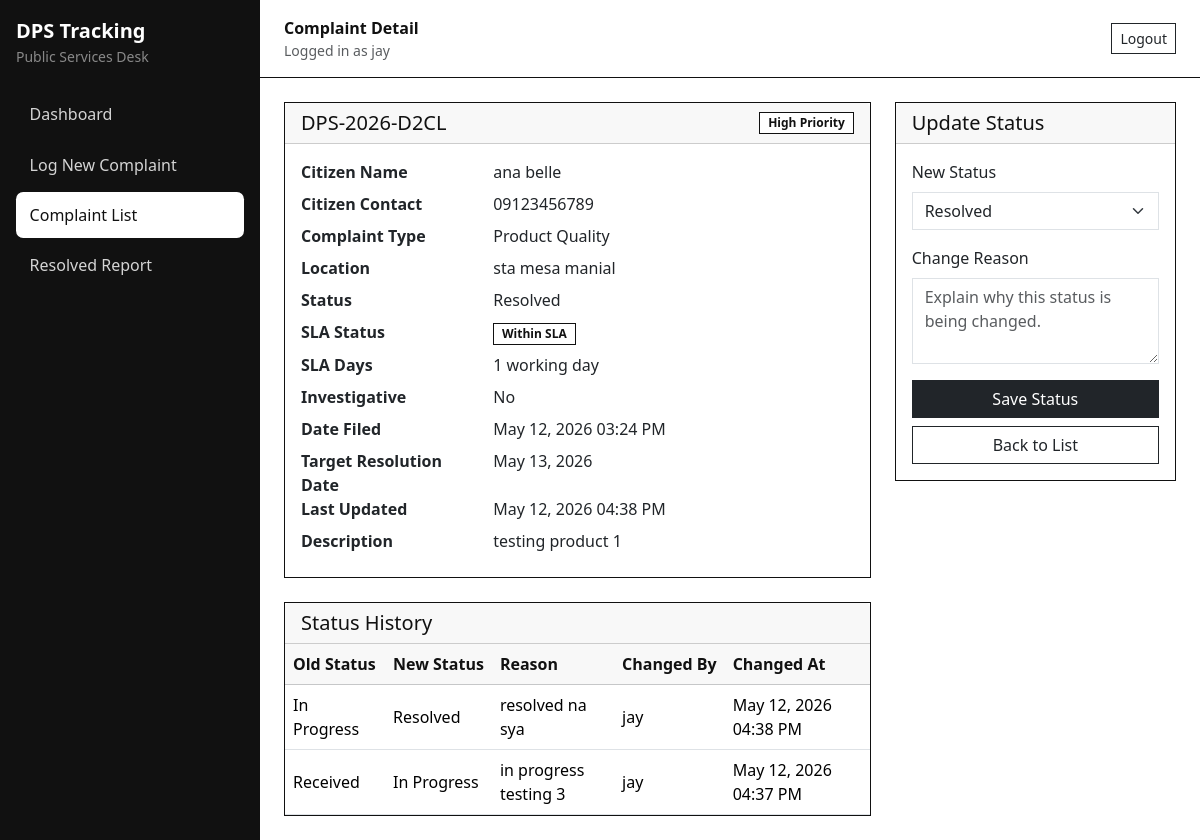
Page /complaints/DPS-2026-D2CL/ (signed in) on the committed database.
### complaints/models.py (models this page shows, shortened)
class Complaint(models.Model):
    class ComplaintType(models.TextChoices):
        PRODUCT_QUALITY = "Product Quality", "Product Quality"
        BILLING_DISPUTES = "Billing Disputes", "Billing Disputes"
        STAFF_CONDUCT = "Staff Conduct", "Staff Conduct"
    class Priority(models.TextChoices):
        LOW = "Low", "Low"
        MEDIUM = "Medium", "Medium"
        HIGH = "High", "High"
    complaint_id = models.CharField(max_length=20, unique=True, db_index=True, editable=False)
    citizen_name = models.CharField(max_length=150)
    citizen_contact = models.CharField(max_length=150)
    complaint_type = models.CharField(max_length=50, choices=ComplaintType.choices)
    location = models.CharField(max_length=255)
    description = models.TextField()
    status = models.ForeignKey(Status, on_delete=models.PROTECT, related_name="complaints")
    priority_assignment = models.CharField(max_length=10, choices=Priority.choices, default=Priority.LOW)
    target_resolution_date = models.DateField(blank=True, null=True)
    sla_days = models.PositiveSmallIntegerField(default=0)
    is_investigative = models.BooleanField(default=False)
    date_filed = models.DateTimeField(auto_now_add=True)  # Server timestamp when saved.
    updated_at = models.DateTimeField(auto_now=True)
    class Meta:
        ordering = ["-date_filed"]

class Status(models.Model):
    RECEIVED = "Received"
    IN_PROGRESS = "In Progress"
    RESOLVED = "Resolved"
    REJECTED = "Rejected"
    CHOICES = [
        (RECEIVED, RECEIVED),
        (IN_PROGRESS, IN_PROGRESS),
        (RESOLVED, RESOLVED),
        (REJECTED, REJECTED),
    ]
    status_id = models.AutoField(primary_key=True)
    status_name = models.CharField(max_length=20, unique=True, choices=CHOICES)
    class Meta:
        ordering = ["status_id"]
        verbose_name_plural = "Statuses"

class ComplaintStatusLog(models.Model):
    audit_id = models.BigAutoField(primary_key=True)
    complaint = models.ForeignKey(
        Complaint,
        on_delete=models.CASCADE,
        related_name="status_logs",
    )
    old_status = models.ForeignKey(
        Status,
        on_delete=models.PROTECT,
        related_name="old_status_logs",
    )
    new_status = models.ForeignKey(
        Status,
        on_delete=models.PROTECT,
        related_name="new_status_logs",
    )
    administrator = models.ForeignKey(
        settings.AUTH_USER_MODEL,
        blank=True,
        null=True,
        on_delete=models.SET_NULL,
    )
    change_reason = models.TextField()
    changed_at = models.DateTimeField(auto_now_add=True)
    class Meta:
        ordering = ["-changed_at"]

### complaints/views.py (the view)
# urls.py: path("complaints/<str:complaint_id>/", views.complaint_detail, name="complaint_detail"),
@login_required
def complaint_detail(request, complaint_id):
    complaint = search_complaint_by_id(complaint_id)
    if complaint is None:
        messages.error(request, "Complaint ID does not exist.")
        return redirect("complaint_list")
    if request.method == "POST":
        form = StatusUpdateForm(request.POST)
        if form.is_valid():
            try:
                complaint = update_complaint_status(
                    complaint.complaint_id,
                    form.cleaned_data["new_status"],
                    administrator=request.user,
                    change_reason=form.cleaned_data["change_reason"],
                )
                messages.success(request, "Complaint status updated successfully.")
                return redirect("complaint_detail", complaint_id=complaint.complaint_id)
            except ValueError as error:
                messages.error(request, str(error))
    else:
        form = StatusUpdateForm(initial={"new_status": complaint.status.status_name})
    return render(
        request,
        "complaints/complaint_detail.html",
        {"complaint": complaint, "form": form},
    )

### complaints/forms.py (shortened to what this page needs)
class StatusUpdateForm(forms.Form):
    new_status = forms.ChoiceField(
        choices=Status.CHOICES,
        widget=forms.Select(attrs={"class": "form-select"}),
    )
    change_reason = forms.CharField(
        widget=forms.Textarea(
            attrs={
                "class": "form-control",
                "rows": 3,
                "placeholder": "Explain why this status is being changed.",
            }
        )
    )

### complaints/services.py (called while the page is built)
def search_complaint_by_id(complaint_id):
    if not complaint_id:
        return None
    complaint = (
        Complaint.objects.select_related("status")
        .prefetch_related(
            "status_logs__old_status",
            "status_logs__new_status",
            "status_logs__administrator",
        )
        .filter(complaint_id=complaint_id.strip())
        .first()
    )
    if complaint:
        complaint.sla_status = calculate_sla_status(complaint)
    return complaint

### templates/complaints/complaint_detail.html (shortened to what this page needs)
{% extends "base.html" %}
{% block page_heading %}Complaint Detail{% endblock %}
{% block content %}
<div class="row g-4">
    <div class="col-lg-8 order-1">
        <div class="card page-card">
            <div class="card-header bg-white d-flex justify-content-between align-items-center">
                <h2 class="h5 mb-0">{{ complaint.complaint_id }}</h2>
                <span class="badge">
                    {{ complaint.priority_assignment }} Priority
                </span>
            </div>
            <div class="card-body">
                <dl class="row mb-0">
                    <dt class="col-sm-4">Citizen Name</dt>
                    <dd class="col-sm-8">{{ complaint.citizen_name }}</dd>
                    <dt class="col-sm-4">Citizen Contact</dt>
                    <dd class="col-sm-8">{{ complaint.citizen_contact }}</dd>
                    <dt class="col-sm-4">Complaint Type</dt>
                    <dd class="col-sm-8">{{ complaint.complaint_type }}</dd>
                    <dt class="col-sm-4">Location</dt>
                    <dd class="col-sm-8">{{ complaint.location }}</dd>
                    <dt class="col-sm-4">Status</dt>
                    <dd class="col-sm-8">{{ complaint.status.status_name }}</dd>
                    <dt class="col-sm-4">SLA Status</dt>
                    <dd class="col-sm-8"><span class="badge">{{ complaint.sla_status }}</span></dd>
                    <dt class="col-sm-4">SLA Days</dt>
                    <dd class="col-sm-8">{{ complaint.sla_days }} working day{{ complaint.sla_days|pluralize }}</dd>
                    <dt class="col-sm-4">Investigative</dt>
                    <dd class="col-sm-8">{{ complaint.is_investigative|yesno:"Yes,No" }}</dd>
                    <dt class="col-sm-4">Date Filed</dt>
                    <dd class="col-sm-8">{{ complaint.date_filed|date:"M d, Y h:i A" }}</dd>
                    <dt class="col-sm-4">Target Resolution Date</dt>
                    <dd class="col-sm-8">{{ complaint.target_resolution_date|date:"M d, Y"|default:"-" }}</dd>
                    <dt class="col-sm-4">Last Updated</dt>
                    <dd class="col-sm-8">{{ complaint.updated_at|date:"M d, Y h:i A" }}</dd>
                    <dt class="col-sm-4">Description</dt>
                    <dd class="col-sm-8">{{ complaint.description|linebreaksbr }}</dd>
                </dl>
            </div>
        </div>
    </div>
    <div class="col-lg-8 order-3">
        <div class="card page-card">
            <div class="card-header bg-white">
                <h2 class="h5 mb-0">Status History</h2>
            </div>
            <div class="table-responsive">
                <table class="table table-hover align-middle mb-0">
                    <thead class="table-light">
                        <tr>
                            <th>Old Status</th>
                            <th>New Status</th>
                            <th>Reason</th>
                            <th>Changed By</th>
                            <th>Changed At</th>
                        </tr>
                    </thead>
                    <tbody>
                        {% for log in complaint.status_logs.all %}
                            <tr>
                                <td>{{ log.old_status.status_name }}</td>
                                <td>{{ log.new_status.status_name }}</td>
                                <td>{{ log.change_reason }}</td>
                                <td>{{ log.administrator|default:"System" }}</td>
                                <td>{{ log.changed_at|date:"M d, Y h:i A" }}</td>
                            </tr>
                        {% empty %}
                            <tr>
                                <td colspan="5" class="text-center text-muted py-4">No status updates yet.</td>
                            </tr>
                        {% endfor %}
                    </tbody>
                </table>
            </div>
        </div>
    </div>
    <div class="col-lg-4 order-2">
        <div class="card page-card">
            <div class="card-header bg-white">
                <h2 class="h5 mb-0">Update Status</h2>
            </div>
            <div class="card-body">
                <form method="post">
                    <div class="mb-3">
                        <label for="{{ form.new_status.id_for_label }}" class="form-label">New Status</label>
                        {{ form.new_status }}
                    </div>
                    <div class="mb-3">
                        <label for="{{ form.change_reason.id_for_label }}" class="form-label">Change Reason</label>
                        {{ form.change_reason }}
                    </div>
                    <button type="submit" class="btn btn-dark w-100">Save Status</button>
                </form>
                <a href="{% url 'complaint_list' %}" class="btn btn-outline-dark w-100 mt-2">Back to List</a>
            </div>
        </div>
    </div>
</div>
{% endblock %}

### templates/base.html (shortened to what this page needs)
<!doctype html>
<html lang="en">
<head>
    <link href="https://cdn.jsdelivr.net/npm/bootstrap@5.3.3/dist/css/bootstrap.min.css" rel="stylesheet">
</head>
<body>
    <div class="app-shell">
        <aside class="sidebar p-3">
            <div class="mb-4">
                <div class="fw-bold fs-5">DPS Tracking</div>
                <div class="small text-white-50">Public Services Desk</div>
            </div>
            {% with current=request.resolver_match.url_name %}
            <nav class="nav flex-column">
                <a class="nav-link {% if current == 'dashboard' %}active{% endif %}" href="{% url 'dashboard' %}">Dashboard</a>
                <a class="nav-link {% if current == 'complaint_create' %}active{% endif %}" href="{% url 'complaint_create' %}">Log New Complaint</a>
                <a class="nav-link {% if current == 'complaint_list' or current == 'complaint_detail' %}active{% endif %}" href="{% url 'complaint_list' %}">Complaint List</a>
                <a class="nav-link {% if current == 'resolved_report' %}active{% endif %}" href="{% url 'resolved_report' %}">Resolved Report</a>
            </nav>
            {% endwith %}
        </aside>
        <main class="content">
            <div class="topbar px-4 py-3 d-flex justify-content-between align-items-center">
                <div>
                    <div class="fw-semibold">{% block page_heading %}Complaint Tracking System{% endblock %}</div>
                    <div class="small text-muted">Logged in as {{ request.user.username }}</div>
                </div>
                <form method="post" action="{% url 'logout' %}">
                    <button type="submit" class="btn btn-outline-dark btn-sm">Logout</button>
                </form>
            </div>
            <div class="p-4">
                {% block content %}{% endblock %}
            </div>
        </main>
    </div>
</body>
</html>

### templates/base.html (style rules this page uses)
body { background: #fff; color: #111; }
.app-shell { min-height: 100vh; display: flex; }
.sidebar { width: 260px; background: #111; color: #fff; flex-shrink: 0; }
.sidebar a { color: rgba(255, 255, 255, .82); text-decoration: none; }
.sidebar .nav-link { border-radius: .45rem; padding: .7rem .85rem; margin-bottom: .25rem; }
.sidebar .nav-link:hover, .sidebar .nav-link.active { background: #fff; color: #111; }
.content { flex: 1; min-width: 0; }
.topbar { background: #fff; border-bottom: 1px solid #111; }
.page-card, .stat-card { border: 1px solid #111; border-radius: 0; box-shadow: none; }
.card-header, .table-light th { background: #f8f8f8 !important; color: #111; }
.btn, .form-control, .form-select { border-radius: 0; }
.badge { background: #fff !important; color: #111 !important; border: 1px solid #111; border-radius: 0; }
.table th { white-space: nowrap; }

### rows in the picture
Complaint: complaint_id "DPS-2026-D2CL", priority_assignment "High", citizen_name "ana belle", citizen_contact "09123456789", complaint_type "Product Quality", location "sta mesa manial", status.status_name "Resolved", sla_status "Within SLA", sla_days "1", is_investigative "No", date_filed "May 12, 2026 03:24 PM", target_resolution_date "May 13, 2026", updated_at "May 12, 2026 04:38 PM", description "testing product 1"
ComplaintStatusLog: old_status.status_name "In Progress", new_status.status_name "Resolved", change_reason "resolved na sya", administrator "jay", changed_at "May 12, 2026 04:38 PM"
ComplaintStatusLog: old_status.status_name "Received", new_status.status_name "In Progress", change_reason "in progress testing 3", administrator "jay", changed_at "May 12, 2026 04:37 PM"

### other values in the picture
{{ request.user.username }} "jay"
